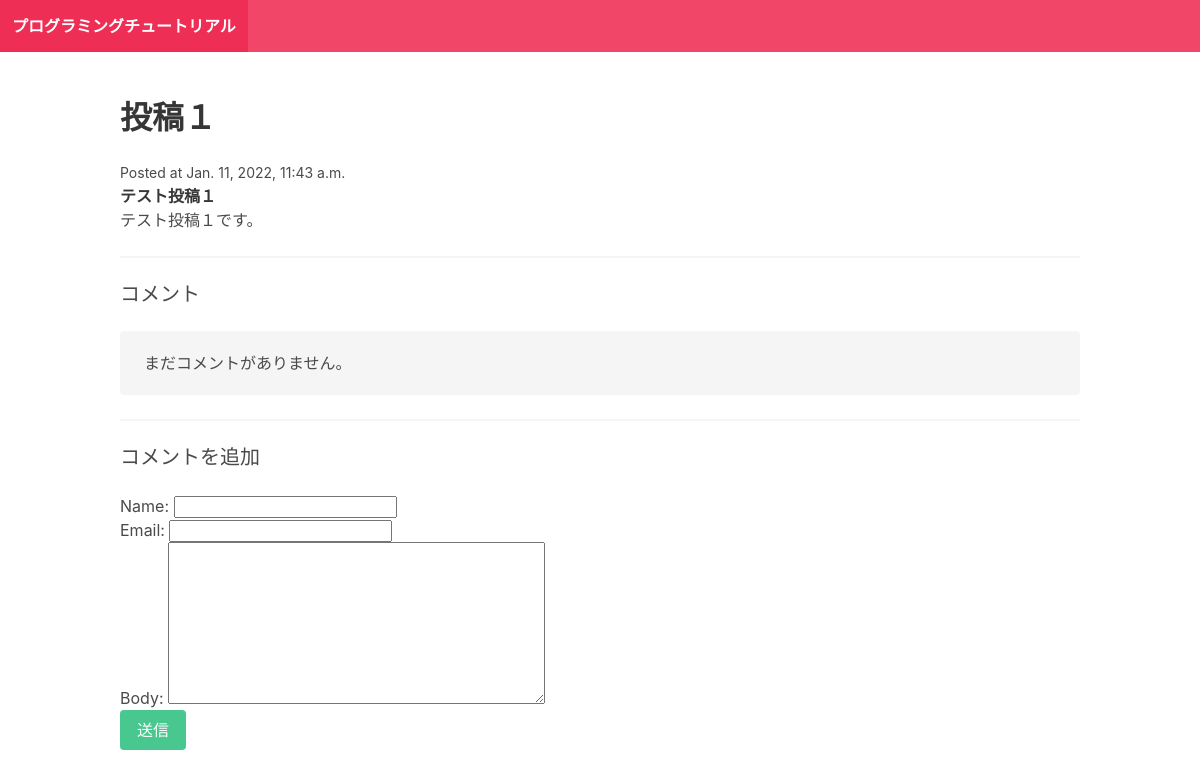
Page /post-1/ on the committed database.
### blog/models.py (models this page shows)
class Post(models.Model):
    title = models.CharField(max_length=255)
    slug = models.SlugField()
    intro = models.TextField()
    body = models.TextField()
    data_added = models.DateTimeField(auto_now_add=True)
    class Meta:
        ordering = ["-data_added"]

### blog/views.py (the view)
# urls.py: path("<slug:slug>/", post_detail, name="post_detail")
def post_detail(request, slug):
    post = Post.objects.get(slug=slug)
    if request.method == "POST":
        form = CommentForm(request.POST)
        if form.is_valid():
            comment = form.save(commit=False)
            comment.post = post
            comment.save()
            return redirect("post_detail", slug=post.slug)
    else:
        form = CommentForm()
    return render(request, "blog/post_detail.html", {"post": post, "form": form})

### blog/forms.py
class CommentForm(forms.ModelForm):
    class Meta:
        model = Comment
        fields = ["name", "email", "body"]

### blog/templates/blog/post_detail.html
{% extends "blog/base.html" %} {% block content %}
<h1 class="title">{{post.title}}</h1>
<small>Posted at {{post.data_added}}</small>
<p><strong>{{post.intro}}</strong></p>
<p>{{post.body}}</p>
<hr />
<h2 class="subtitle">コメント</h2>
{% for comment in post.comments.all%}
<article class="media">
  <div class="media-content">
    <div class="content">
      <p>
        <strong>{{comment.name}}</strong> <small>{{comment.data_added}}</small>
        <br />
        {{comment.body}}
      </p>
    </div>
  </div>
</article>
{% empty %}
<div class="notification">
  <p>まだコメントがありません。</p>
</div>
{% endfor %}
<hr />
<h2 class="subtitle">コメントを追加</h2>
<form action="." method="post">
  {% csrf_token%} {{form.as_p}}
  <div class="field">
    <div class="control">
      <button class="button is-success">送信</button>
    </div>
  </div>
</form>
{% endblock %}

### rows in the picture
Post: title "投稿１", data_added "Jan. 11, 2022, 11:43 a.m.", intro "テスト投稿１", body "テスト投稿１です。"
